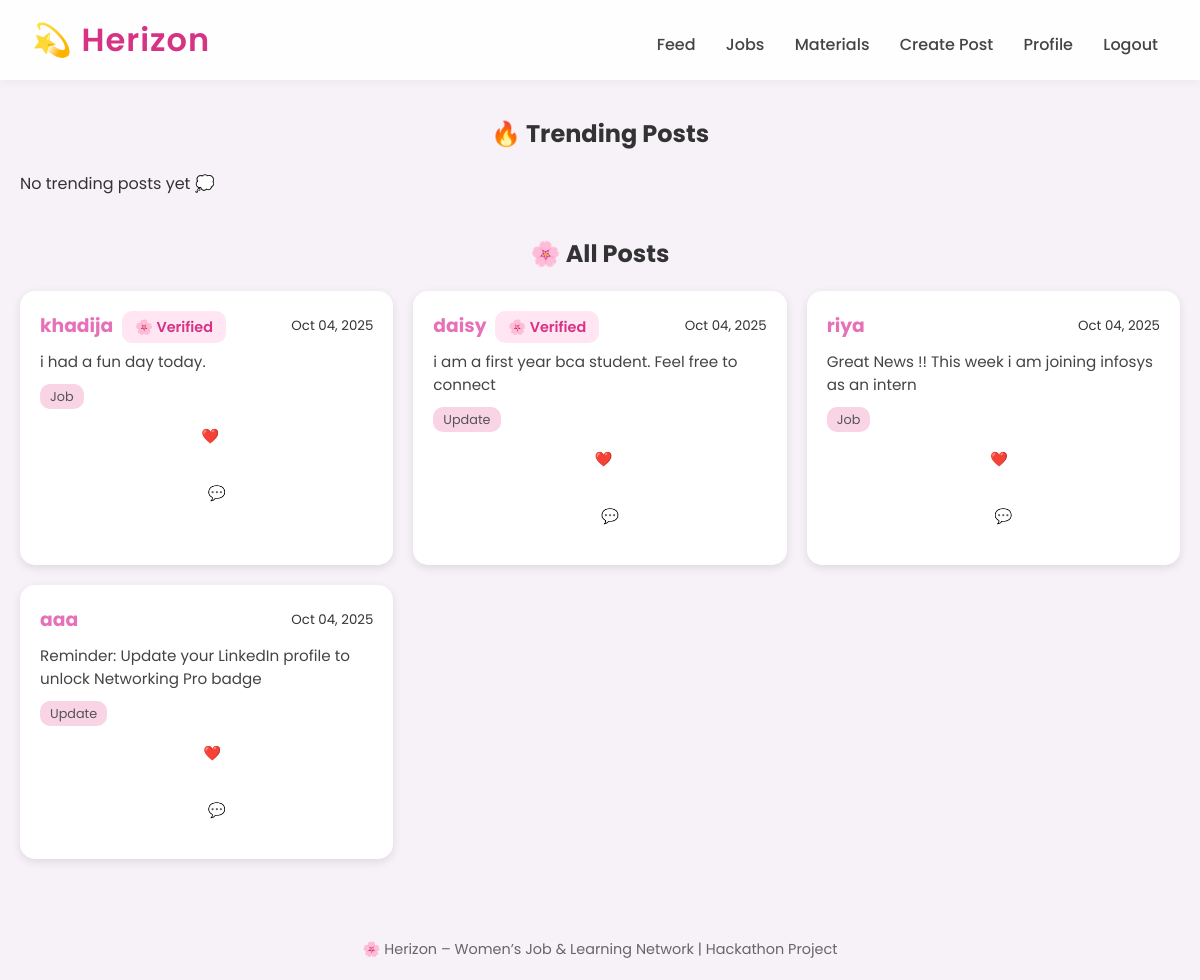
Screenshot of /search/ (signed in) with the database file from the repository.
### main/models.py (models this page shows, shortened)
class Post(models.Model):
    CATEGORY_CHOICES = [
        ('job', 'Job'),
        ('material', 'Material'),
        ('update', 'Update'),
    ]
    author = models.ForeignKey(User, on_delete=models.CASCADE)
    content = models.TextField()
    category = models.CharField(max_length=20, choices=CATEGORY_CHOICES)
    created_at = models.DateTimeField(auto_now_add=True)
    likes = models.ManyToManyField(User, related_name='liked_posts', blank=True)
    tags = models.CharField(max_length=200, blank=True)  # comma-separated tags

### main/views.py (the view)
# urls.py: path('search/', views.search_posts, name='search_posts'),
@login_required
def search_posts(request):
    query = request.GET.get('q', '')
    filtered_posts = Post.objects.filter(content__icontains=query)
    return render(request, 'feed.html', {'posts': filtered_posts, 'query': query})

### main/templates/feed.html (shortened to what this page needs)
{% extends 'base.html' %}
{% load static %}
{% block content %}
<section class="feed-section">
  <div class="feed-header">
    <h2>🔥 Trending Posts</h2>
  </div>
  <div class="feed-grid">
    {% for post in trending_posts %}
      <div class="post-card">
        <div class="post-header">
          <h3>{{ post.author.username }}
            {% if post.author.userprofile.verified %}
              <span class="badge">🌸 Verified</span>
            {% endif %}
          </h3>
          <small>{{ post.created_at|date:"M d, Y" }}</small>
        </div>
        <p class="post-content">{{ post.content }}</p>
        <div class="post-footer">
          <span class="category-tag">{{ post.category|title }}</span>
          <button class="like-btn" data-id="{{ post.id }}">❤️ {{ post.likes.count }}</button>
          <button class="comment-btn" data-id="{{ post.id }}">💬 {{ post.comments.count }}</button>
        </div>
      </div>
    {% empty %}
      <p>No trending posts yet 💭</p>
    {% endfor %}
  </div>
  <div class="feed-header" style="margin-top:40px;">
    <h2>🌸 All Posts</h2>
  </div>
  <div class="feed-grid">
    {% for post in posts %}
      <div class="post-card">
        <div class="post-header">
          <h3>{{ post.author.username }}
            {% if post.author.userprofile.verified %}
              <span class="badge">🌸 Verified</span>
            {% endif %}
          </h3>
          <small>{{ post.created_at|date:"M d, Y" }}</small>
        </div>
        <p class="post-content">{{ post.content }}</p>
        <div class="post-footer">
          <span class="category-tag">{{ post.category|title }}</span>
          <button class="like-btn" data-id="{{ post.id }}">❤️ {{ post.likes.count }}</button>
          <button class="comment-btn" data-id="{{ post.id }}">💬 {{ post.comments.count }}</button>
        </div>
      </div>
    {% empty %}
      <p>No posts yet 💭</p>
    {% endfor %}
  </div>
</section>
{% endblock %}

### main/static/css/style.css (style rules this page uses)
:root { --primary: #e671b8; --light-bg: #f6f2f8; --accent: #f8d4e4; --text: #333; }
* { margin: 0; padding: 0; box-sizing: border-box; font-family: 'Poppins', sans-serif; }
body { background-color: var(--light-bg); color: var(--text); }
input, textarea, select, button { width: 100%; padding: 10px; margin: 8px 0; border-radius: 10px; border: 1px solid #ccc; }
button { background-color: var(--primary); color: white; border: none; font-weight: 500; transition: background-color 0.3s; }
.badge { background-color: #ff6f91; color: white; padding: 2px 6px; border-radius: 6px; font-size: 0.8rem; margin-left: 5px; }
.feed-section { padding: 20px; }
.feed-header { text-align: center; margin-bottom: 20px; }
.feed-grid { display: grid; grid-template-columns: repeat(auto-fit, minmax(320px, 1fr)); gap: 20px; }
.post-card { background: white; border-radius: 15px; box-shadow: 0 3px 10px rgba(0,0,0,0.1); padding: 20px; transition: transform 0.2s ease; }
.post-header { display: flex; justify-content: space-between; align-items: center; }
.post-header h3 { color: var(--primary); }
.post-content { margin: 10px 0; color: #444; font-size: 0.95rem; }
.category-tag { background-color: var(--accent); padding: 4px 10px; border-radius: 10px; font-size: 0.8rem; color: #555; }
.like-btn, .comment-btn { background: none; border: none; cursor: pointer; font-size: 0.9rem; margin-left: 10px; }
.badge { background: #ffe6f2; color: #d63384; padding: 0.4rem 0.8rem; border-radius: 10px; font-size: 0.9rem; font-weight: 600; }

### rows the page displays
Post: author.username "khadija", shows "🌸 Verified", created_at "Oct 04, 2025", content "i had a fun day today.", category "Job"
Post: author.username "daisy", shows "🌸 Verified", created_at "Oct 04, 2025", content "i am a first year bca student. Feel free to connect", category "Update"
Post: author.username "riya", created_at "Oct 04, 2025", content "Great News !! This week i am joining infosys as an intern", category "Job"
Post: author.username "aaa", created_at "Oct 04, 2025", content "Reminder: Update your LinkedIn profile to unlock Networking Pro badge", category "Update"
